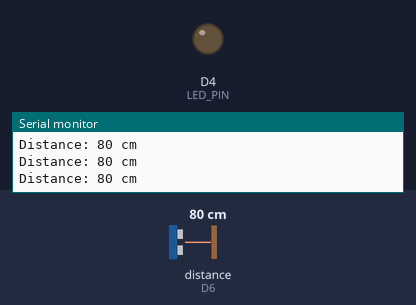
Simulated run of this sketch. Board: ESP8266 (NodeMCU). Parts: output pins drawn as LEDs (lit = HIGH), the last lines printed to the serial monitor. Wiring (inferred from the names in the program): ultrasonic range finder: trigger D5; echo D6. The inputs (shaded band) are chosen by the test bench; at power-on: distance to the obstacle (sensor on D6) 80 cm. The echo pulse lasts 58.3 µs per cm; pins used as bus, display or sensor lines are not drawn.

Above: at 1.2 s.
1.3 s: distance to the obstacle (sensor on D6) set to 11 cm
2.8 s: distance to the obstacle (sensor on D6) set to 8 cm
At 3.7 s:
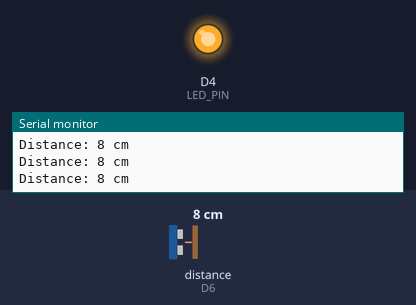
4.3 s: distance to the obstacle (sensor on D6) set to 18 cm
At 5.4 s:
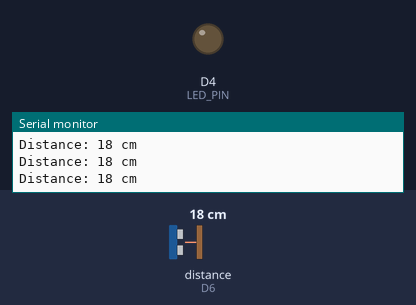
5.8 s: distance to the obstacle (sensor on D6) set to 2 cm
At 6.2 s:
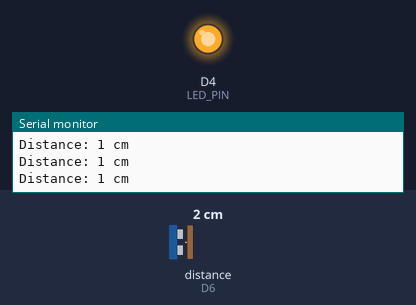
Timing chart, 0 to 8.3 s (numbered marks = the images above; inputs shaded):
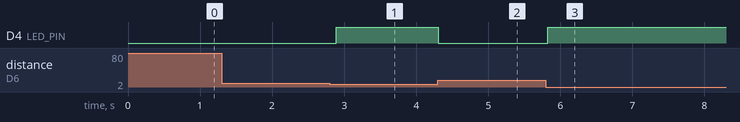

Measured:
- the behaviour switches between 10 and 9 cm on distance to the obstacle (sensor on D6) (found by bisection; images 0 and 1)
- after the input at 2.8 s, D4 (LED_PIN): LOW → HIGH after 0.09 s
- after the input at 4.3 s, D4 (LED_PIN): HIGH → LOW at once
- after the input at 5.8 s, D4 (LED_PIN): LOW → HIGH at once

The sketch:

ledlamp_ultrasonic_sensor.ino
```cpp
#define TRIG_PIN D5
#define ECHO_PIN D6
#define LED_PIN D4

void setup() {
  pinMode(TRIG_PIN, OUTPUT);
  pinMode(ECHO_PIN, INPUT);
  pinMode(LED_PIN, OUTPUT);

  digitalWrite(TRIG_PIN, LOW);
  Serial.begin(9600);
}

void loop() {
  long duration, distance;

  // Memulai pengukuran
  digitalWrite(TRIG_PIN, LOW);
  delayMicroseconds(2);
  digitalWrite(TRIG_PIN, HIGH);
  delayMicroseconds(10);
  digitalWrite(TRIG_PIN, LOW);

  // Membaca durasi dari sensor ultrasonik
  duration = pulseIn(ECHO_PIN, HIGH);

  // Menghitung jarak dalam cm
  distance = (duration / 2) / 29.1;

  // Debugging, cetak jarak ke Serial Monitor
  Serial.print("Distance: ");
  Serial.print(distance);
  Serial.println(" cm");

  // Menyalakan atau mematikan LED berdasarkan jarak
  if (distance < 10) { // Jika jarak kurang dari 10 cm
    digitalWrite(LED_PIN, HIGH); // Nyalakan LED
  } else {
    digitalWrite(LED_PIN, LOW); // Matikan LED
  }

  // Delay sebelum pengukuran berikutnya
  delay(100);
}
```
